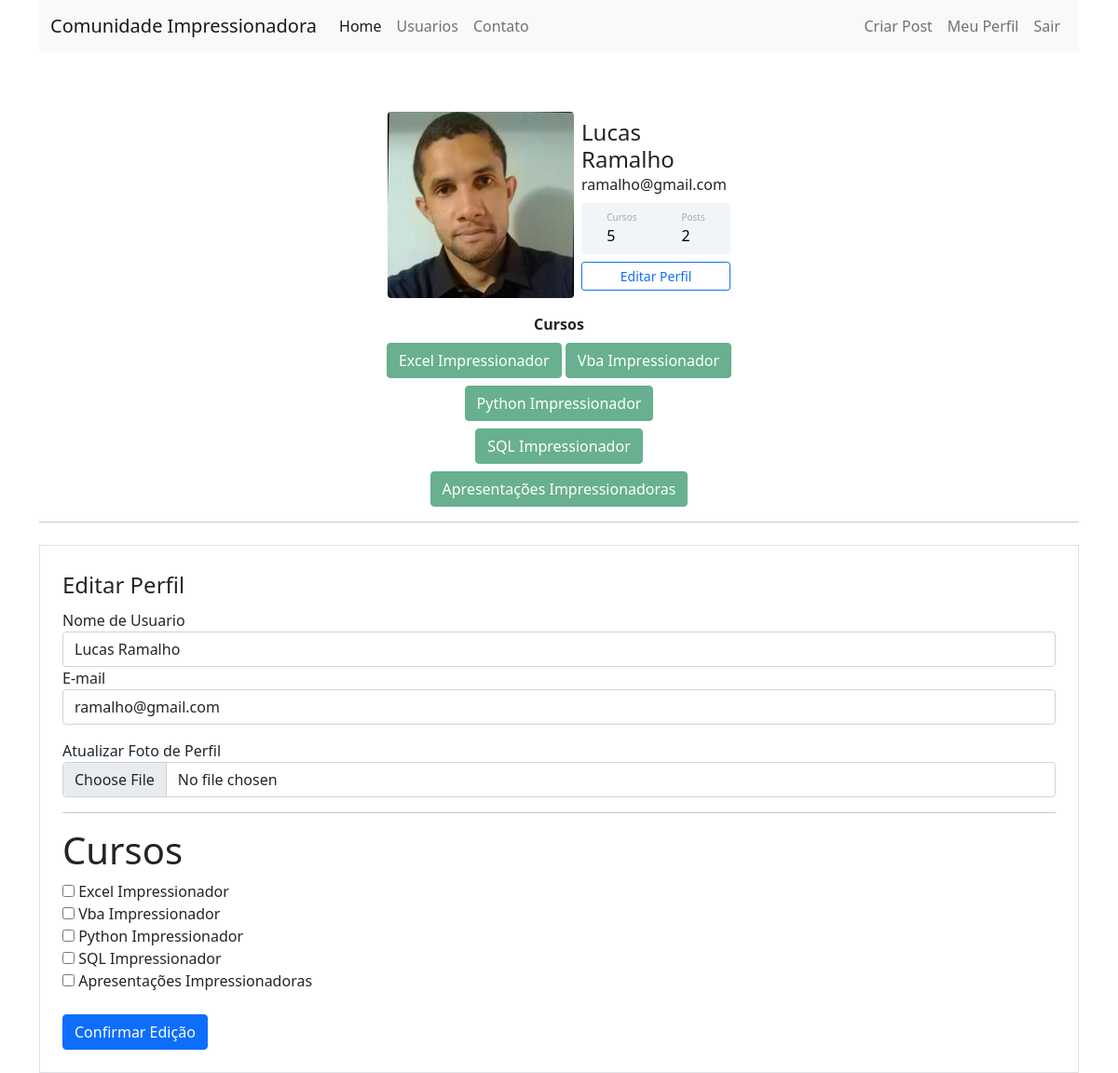
The page /perfil/editar (signed in) on the database its author committed.
### projetocomunidade/models.py (models this page shows)
class Usuario(database.Model, UserMixin):
    id = database.Column(database.Integer, primary_key=True)
    username = database.Column(database.String, nullable=False)
    email = database.Column(database.String, nullable=False, unique=True)
    senha = database.Column(database.String, nullable=False)
    foto_perfil = database.Column(database.String, default='default.jpg')
    posts = database.relationship('Post', backref='autor', lazy=True)
    cursos = database.Column(database.String, nullable=False, default='Não Informado')
    def contar_posts(self):
        return len(self.posts)

### projetocomunidade/routes.py (the view)
@app.route('/perfil/editar', methods=['GET', 'POST'])
@login_required
def editar_perfil():
    form = FormEditarPerfil()
    if form.validate_on_submit():
        current_user.email = form.email.data
        current_user.username = form.username.data
        if form.foto_perfil.data:
            nome_imagem = salvar_imagem(form.foto_perfil.data)
            current_user.foto_perfil = nome_imagem
        current_user.cursos = atualizar_cursos(form)
        database.session.commit()
        flash('Perfil atualizado com sucesso!', 'alert-success')
        return redirect(url_for('perfil'))
    elif request.method == "GET":
        form.email.data = current_user.email
        form.username.data = current_user.username
    foto_perfil = url_for('static', filename='fotos_perfil/{}'.format(current_user.foto_perfil))
    return render_template('editar_perfil.html', foto_perfil=foto_perfil, form=form)

### projetocomunidade/forms.py (shortened to what this page needs)
class FormEditarPerfil(FlaskForm):
    username = StringField('Nome de Usuario', validators=[DataRequired()])
    email = StringField('E-mail', validators=[DataRequired(), Email()])
    foto_perfil = FileField('Atualizar Foto de Perfil', validators=[FileAllowed(['jpg', 'png'])])
    curso_excel = BooleanField('Excel Impressionador')
    curso_vba = BooleanField('Vba Impressionador')
    curso_python = BooleanField('Python Impressionador')
    curso_sql = BooleanField('SQL Impressionador')
    curso_ppt = BooleanField('Apresentações Impressionadoras')
    botao_submit_editarperfil = SubmitField('Confirmar Edição')

### projetocomunidade/models.py (called while the page is built)
@login_manager.user_loader
def load_usuario(id_usuario):
    return Usuario.query.get(int(id_usuario))

### projetocomunidade/templates/editar_perfil.html (shortened to what this page needs)
{% extends 'perfil.html' %}
{% block form_editar_perfil %}
<div class="container">
        <hr>
        <div class="row">
            <div class="col">
                <form method="POST" action="" class="border p-4 mt-2" enctype="multipart/form-data">
                    <legend>
                        Editar Perfil
                    </legend>
                    <fieldset>
                         <div class="form-group">
                            {{ form.username.label(class="form-control-label") }}
                            {% if form.username.errors %}
                                {{ form.username(class="form-control is-invalid") }}
                                <div class="invalid-feedback">
                                {% for erro in form.username.errors %}
                                    {{ erro }}
                                {% endfor %}
                                </div>
                            {% else %}
                                {{ form.username(class="form-control") }}
                            {% endif %}
                        </div>
                        <div class="form-group">
                            {{ form.email.label(class="form-control-label") }}
                            {% if form.email.errors %}
                                {{ form.email(class="form-control is-invalid") }}
                                <div class="invalid-feedback">
                                {% for erro in form.email.errors %}
                                    {{ erro }}
                                {% endfor %}
                                </div>
                            {% else %}
                                {{ form.email(class="form-control") }}
                            {% endif %}
                        </div>
                        <div class="form-group mt-3 mb-3">
                            {{ form.foto_perfil.label}}
                            {{ form.foto_perfil(class="form-control") }}
                        <div>
                        <hr>
                        <h1> Cursos </h1>
                        {% for campo in form %}
                            {% if 'curso_' in campo.name %}
                                <div class="form-group">
                                    {{ campo(class="form-check_input") }}
                                    {{ campo.label(class="form-check_label") }}
                                </div>
                            {% endif %}
                        {% endfor %}
                    </fieldset>
                    {{ form.botao_submit_editarperfil(class="btn btn-primary mt-2") }}
                </form>
            </div>
        </div>
</div>
{% endblock%}

### projetocomunidade/templates/perfil.html
{% extends 'base.html' %}
{% block body %}
    <div class="container mt-5 d-flex justify-content-center">
    <div class="card p-3">
        <div class="d-flex align-items-center">
            <div class="image me-2"> <img src="{{foto_perfil}}" class="rounded" width="200"> </div>
            <div class="ml-3 w-100">
                <h4 class="mb-0 mt-0">{{current_user.username}}</h4> <span>{{current_user.email}}</span>
                <div class="p-2 mt-2 bg-primary gap-5 d-flex justify-content-center rounded text-white stats">
                    {% if 'Não Informado' in current_user.cursos %}
                        <div class="d-flex flex-column"> <span class="articles">Cursos</span> <span class="number1">0</span> </div>
                    {% else %}
                        <div class="d-flex flex-column"> <span class="articles">Cursos</span> <span class="number1">{{ current_user.cursos.count(';') + 1 }}</span> </div>
                    {% endif %}
                    <div class="d-flex flex-column"> <span class="rating">Posts</span> <span class="number3">{{ current_user.contar_posts() }}</span> </div>
                </div>
                <div class="button mt-2 d-flex flex-row align-items-center"> <a href="{{url_for('editar_perfil')}}" class="w-100"><button class="btn btn-sm btn-outline-primary w-100">Editar Perfil</button></a></div>
            </div>
        </div>
    </div>
    </div>
    <div class="row justify-content-center">
        <div class="col-4" style="text-align: center">
            <strong>Cursos</strong><br>
            {% for curso in current_user.cursos.split(';') %}
                <button type="button" class="btn btn-success mt-2" disabled>{{ curso }}</button>
            {% endfor %}
        </div>
    </div>
{% block form_editar_perfil %}
{% endblock%}
{% endblock %}

### projetocomunidade/static/main.css (style rules this page uses)
.card { width: 400px; border: none; border-radius: 10px; background-color: #fff }
.stats { background: #f2f5f8 !important; color: #000 !important }
.articles { font-size: 10px; color: #a1aab9 }
.number1 { font-weight: 500 }
.rating { font-size: 10px; color: #a1aab9 }
.number3 { font-weight: 500 }

### rows shown on the page
Usuario: username "Lucas Ramalho", email "ramalho@gmail.com", cursos "5"

### other values the page prints
{{ current_user.contar_posts() }} "2"
{{ curso }} "Excel Impressionador" "Vba Impressionador" "Python Impressionador" "SQL Impressionador" "Apresentações Impressionadoras"
{{ campo.label(class="form-check_label") }} "Excel Impressionador" "Vba Impressionador" "Python Impressionador" "SQL Impressionador" "Apresentações Impressionadoras"
